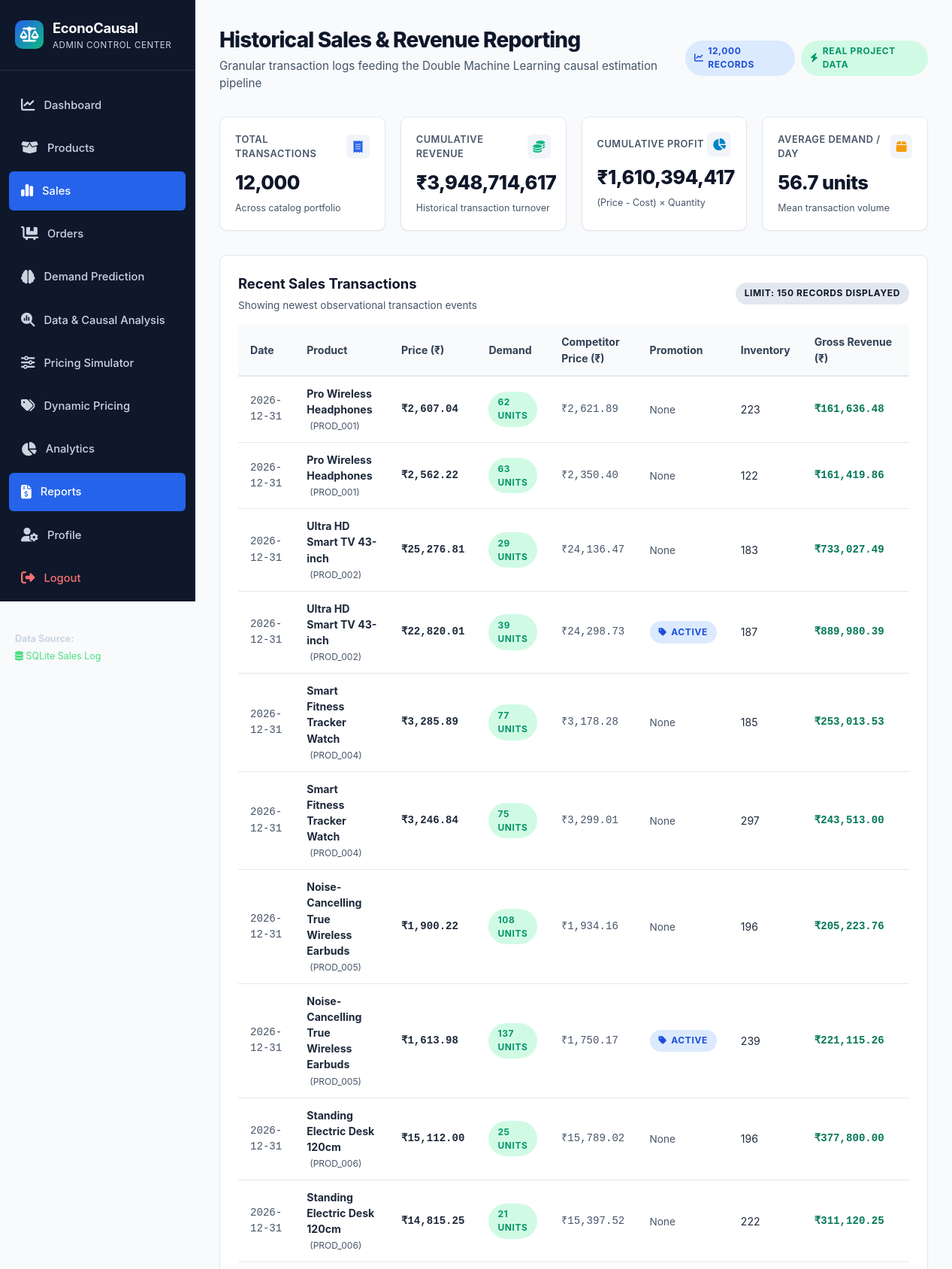
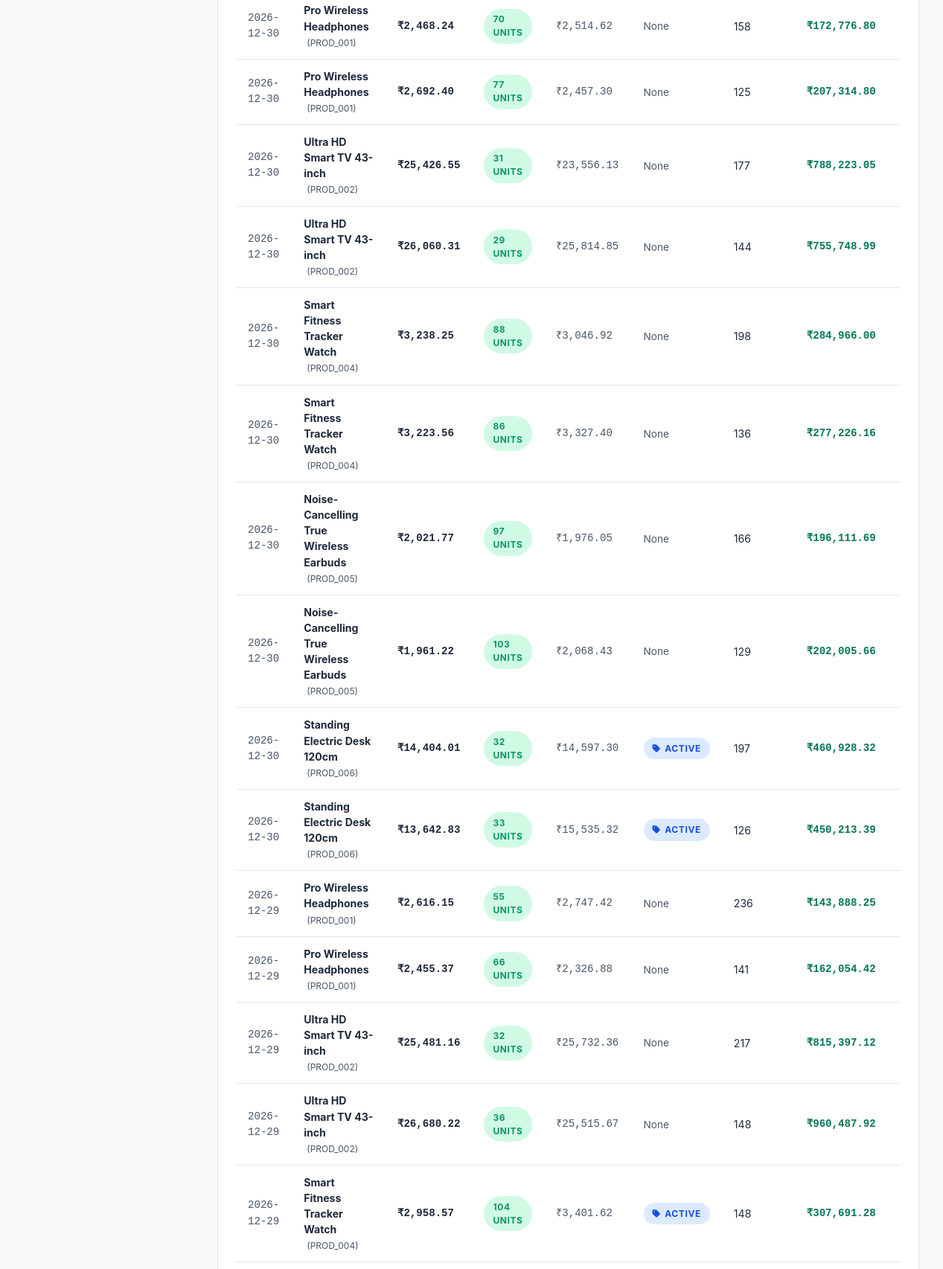
Page /admin/sales (signed in, upper part) on the committed database (2 pictures, top to bottom).
### tables this page shows
CREATE TABLE products (
            product_id TEXT PRIMARY KEY,
            product_name TEXT NOT NULL,
            category TEXT NOT NULL,
            base_price REAL NOT NULL,
            cost REAL NOT NULL,
            stock INTEGER DEFAULT 100
        , description TEXT DEFAULT '', image_url TEXT DEFAULT '', rating REAL DEFAULT 4.5, current_price REAL DEFAULT 0.0, competitor_price REAL DEFAULT 0.0, promotion INTEGER DEFAULT 0);

### app.py (the view)
@app.route("/admin/sales")
@admin_required
def admin_sales():
    sales = get_recent_sales(limit=150)
    summary = get_sales_summary()
    return render_template("admin_sales.html", sales=sales, summary=summary)

### app.py (called while the page is built)
def admin_required(f):
    @wraps(f)
    def decorated_function(*args, **kwargs):
        if "user_id" not in session:
            flash("Admin login required.", "warning")
            return redirect(url_for("admin_login", next=request.path))
        if session.get("role") != "admin":
            flash("Access denied: Administrative privileges required.", "danger")
            return redirect(url_for("customer_dashboard"))
        return f(*args, **kwargs)
    return decorated_function

@app.context_processor
def inject_global_context():
    user_id = session.get("user_id")
    cart_count = 0
    if user_id:
        try:
            cart_count = get_cart_count(user_id)
        except Exception:
            cart_count = 0
    return {
        "current_user": {
            "id": user_id,
            "name": session.get("name"),
            "email": session.get("email"),
            "role": session.get("role"),
        } if user_id else None,
        "cart_count": cart_count,
    }

### database/database.py (called while the page is built)
def get_db_connection() -> sqlite3.Connection:
    conn = sqlite3.connect(DB_PATH)
    conn.row_factory = sqlite3.Row
    return conn

def get_cart_count(user_id: int) -> int:
    conn = get_db_connection()
    cursor = conn.cursor()
    cursor.execute("SELECT COALESCE(SUM(quantity), 0) as cnt FROM cart WHERE user_id = ?", (user_id,))
    count = cursor.fetchone()["cnt"]
    conn.close()
    return int(count)

def get_recent_sales(limit: int = 150, product_id: Optional[str] = None) -> List[Dict[str, Any]]:
    conn = get_db_connection()
    cursor = conn.cursor()
    if product_id:
        cursor.execute("""
            SELECT s.*, p.product_name, (s.price * s.demand) as revenue
            FROM sales s
            JOIN products p ON s.product_id = p.product_id
            WHERE s.product_id = ?
            ORDER BY s.date DESC
            LIMIT ?
        """, (product_id, limit))
    else:
        cursor.execute("""
            SELECT s.*, p.product_name, (s.price * s.demand) as revenue
            FROM sales s
            JOIN products p ON s.product_id = p.product_id
            ORDER BY s.date DESC
            LIMIT ?
        """, (limit,))
    rows = [dict(row) for row in cursor.fetchall()]
    conn.close()
    return rows

### templates/admin_sales.html (shortened to what this page needs)
<!DOCTYPE html>
<html lang="en">
<head>
    <link rel="stylesheet" href="/static/css/style.css">
    <link rel="stylesheet" href="https://cdnjs.cloudflare.com/ajax/libs/font-awesome/6.4.0/css/all.min.css">
</head>
<body>
    <aside class="sidebar">
        <div class="brand">
            <div class="brand-icon"><i class="fa-solid fa-scale-balanced"></i></div>
            <div>
                <div class="brand-title">EconoCausal</div>
                <div class="brand-subtitle">Admin Control Center</div>
            </div>
        </div>
        <ul class="nav-links">
            <li class="nav-item">
                <a href="/admin/dashboard" class="nav-link">
                    <span class="nav-icon"><i class="fa-solid fa-chart-line"></i></span>
                    <span>Dashboard</span>
                </a>
            </li>
            <li class="nav-item">
                <a href="/admin/products" class="nav-link">
                    <span class="nav-icon"><i class="fa-solid fa-box-open"></i></span>
                    <span>Products</span>
                </a>
            </li>
            <li class="nav-item">
                <a href="/admin/sales" class="nav-link active">
                    <span class="nav-icon"><i class="fa-solid fa-chart-simple"></i></span>
                    <span>Sales</span>
                </a>
            </li>
            <li class="nav-item">
                <a href="/admin/orders" class="nav-link">
                    <span class="nav-icon"><i class="fa-solid fa-cart-flatbed"></i></span>
                    <span>Orders</span>
                </a>
            </li>
            <li class="nav-item">
                <a href="/dashboard" class="nav-link">
                    <span class="nav-icon"><i class="fa-solid fa-brain"></i></span>
                    <span>Demand Prediction</span>
                </a>
            </li>
            <li class="nav-item">
                <a href="/analysis" class="nav-link">
                    <span class="nav-icon"><i class="fa-solid fa-magnifying-glass-chart"></i></span>
                    <span>Data & Causal Analysis</span>
                </a>
            </li>
            <li class="nav-item">
                <a href="/simulator" class="nav-link">
                    <span class="nav-icon"><i class="fa-solid fa-sliders"></i></span>
                    <span>Pricing Simulator</span>
                </a>
            </li>
            <li class="nav-item">
                <a href="/simulator" class="nav-link">
                    <span class="nav-icon"><i class="fa-solid fa-tags"></i></span>
                    <span>Dynamic Pricing</span>
                </a>
            </li>
            <li class="nav-item">
                <a href="/analysis" class="nav-link">
                    <span class="nav-icon"><i class="fa-solid fa-chart-pie"></i></span>
                    <span>Analytics</span>
                </a>
            </li>
            <li class="nav-item">
                <a href="/admin/sales" class="nav-link active">
                    <span class="nav-icon"><i class="fa-solid fa-file-invoice-dollar"></i></span>
                    <span>Reports</span>
                </a>
            </li>
            <li class="nav-item">
                <a href="/admin/profile" class="nav-link">
                    <span class="nav-icon"><i class="fa-solid fa-user-gear"></i></span>
                    <span>Profile</span>
                </a>
            </li>
            <li class="nav-item">
                <a href="/admin/logout" class="nav-link" style="color: #f87171;">
                    <span class="nav-icon"><i class="fa-solid fa-right-from-bracket"></i></span>
                    <span>Logout</span>
                </a>
            </li>
        </ul>
        <div class="sidebar-footer">
            <div><strong>Data Source:</strong></div>
            <div style="color: #4ade80; margin-top:0.25rem;"><i class="fa-solid fa-database"></i> SQLite Sales Log</div>
        </div>
    </aside>
    <main class="main-content">
        <header class="top-header">
            <div>
                <h1 class="page-title">Historical Sales & Revenue Reporting</h1>
                <p class="page-subtitle">Granular transaction logs feeding the Double Machine Learning causal estimation pipeline</p>
            </div>
            <div class="header-badges">
                <span class="badge badge-primary"><i class="fa-solid fa-chart-line"></i> 12,000 Records</span>
                <span class="badge badge-secondary"><i class="fa-solid fa-bolt"></i> Real Project Data</span>
            </div>
        </header>
        <div class="kpi-grid">
            <div class="kpi-card">
                <div class="kpi-header">
                    <span class="kpi-label">Total Transactions</span>
                    <div class="kpi-icon" style="color:var(--primary);"><i class="fa-solid fa-receipt"></i></div>
                </div>
                <div class="kpi-value">{{ "{:,}".format(summary.total_sales_records or 12000) }}</div>
                <div class="kpi-subtext">Across catalog portfolio</div>
            </div>
            <div class="kpi-card">
                <div class="kpi-header">
                    <span class="kpi-label">Cumulative Revenue</span>
                    <div class="kpi-icon" style="color:var(--secondary);"><i class="fa-solid fa-coins"></i></div>
                </div>
                <div class="kpi-value">₹{{ "{:,.0f}".format(summary.total_revenue or 0) }}</div>
                <div class="kpi-subtext">Historical transaction turnover</div>
            </div>
            <div class="kpi-card">
                <div class="kpi-header">
                    <span class="kpi-label">Cumulative Profit</span>
                    <div class="kpi-icon" style="color:#0284c7;"><i class="fa-solid fa-chart-pie"></i></div>
                </div>
                <div class="kpi-value">₹{{ "{:,.0f}".format(summary.total_profit or 0) }}</div>
                <div class="kpi-subtext">(Price - Cost) × Quantity</div>
            </div>
            <div class="kpi-card">
                <div class="kpi-header">
                    <span class="kpi-label">Average Demand / Day</span>
                    <div class="kpi-icon" style="color:var(--warning);"><i class="fa-solid fa-box"></i></div>
                </div>
                <div class="kpi-value">{{ "{:.1f}".format(summary.avg_demand or 0) }} units</div>
                <div class="kpi-subtext">Mean transaction volume</div>
            </div>
        </div>
        <div class="card">
            <div style="display: flex; justify-content: space-between; align-items: center; margin-bottom: 1rem; flex-wrap: wrap; gap: 0.75rem;">
                <div>
                    <h3 class="card-title" style="margin-bottom: 0.25rem;">Recent Sales Transactions</h3>
                    <p class="card-subtitle" style="margin-bottom: 0;">Showing newest observational transaction events</p>
                </div>
                <span class="badge badge-dark">Limit: 150 Records Displayed</span>
            </div>
            <div class="table-responsive">
                <table class="table">
                    <thead>
                        <tr>
                            <th>Date</th>
                            <th>Product</th>
                            <th>Price (₹)</th>
                            <th>Demand</th>
                            <th>Competitor Price (₹)</th>
                            <th>Promotion</th>
                            <th>Inventory</th>
                            <th>Gross Revenue (₹)</th>
                        </tr>
                    </thead>
                    <tbody>
                        {% for s in sales %}
                        <tr>
                            <td style="font-family: monospace; color: var(--gray-600);">{{ s.date }}</td>
                            <td>
                                <strong>{{ s.product_name or s.product_id }}</strong>
                                <span style="font-size: 0.75rem; color: var(--gray-600); margin-left: 4px;">({{ s.product_id }})</span>
                            </td>
                            <td style="font-family: monospace; font-weight: 600;">₹{{ "{:,.2f}".format(s.price) }}</td>
                            <td>
                                <span class="badge badge-secondary">{{ s.demand }} units</span>
                            </td>
                            <td style="font-family: monospace; color: var(--gray-600);">₹{{ "{:,.2f}".format(s.competitor_price) }}</td>
                            <td>
                                {% if s.promotion == 1 %}
                                    <span class="badge badge-primary"><i class="fa-solid fa-tag"></i> Active</span>
                                {% else %}
                                    <span style="color: var(--gray-600); font-size: 0.85rem;">None</span>
                                {% endif %}
                            </td>
                            <td>{{ s.inventory }}</td>
                            <td style="font-family: monospace; font-weight: 700; color: #047857;">
                                ₹{{ "{:,.2f}".format(s.revenue) }}
                            </td>
                        </tr>
                        {% endfor %}
                    </tbody>
                </table>
            </div>
        </div>
    </main>
</body>
</html>

### rows in the picture
products: date "2026-12-31", product_name "Pro Wireless Headphones", product_id "PROD_001", price "2,607.04", demand "62", competitor_price "2,621.89", shows "None", inventory "223", revenue "161,636.48", price "2,562.22", demand "63", competitor_price "2,350.40", inventory "122", revenue "161,419.86", date "2026-12-30", price "2,468.24", demand "70", competitor_price "2,514.62", inventory "158", revenue "172,776.80", price "2,692.40", demand "77", competitor_price "2,457.30", inventory "125", revenue "207,314.80", date "2026-12-29", price "2,616.15", demand "55", competitor_price "2,747.42", inventory "236", revenue "143,888.25", price "2,455.37", demand "66", competitor_price "2,326.88", inventory "141", revenue "162,054.42"
products: date "2026-12-31", product_name "Ultra HD Smart TV 43-inch", product_id "PROD_002", price "25,276.81", demand "29", competitor_price "24,136.47", shows "None", inventory "183", revenue "733,027.49", price "22,820.01", demand "39", competitor_price "24,298.73", inventory "187", revenue "889,980.39", date "2026-12-30", price "25,426.55", demand "31", competitor_price "23,556.13", inventory "177", revenue "788,223.05", price "26,060.31", competitor_price "25,814.85", inventory "144", revenue "755,748.99", date "2026-12-29", price "25,481.16", demand "32", competitor_price "25,732.36", inventory "217", revenue "815,397.12", price "26,680.22", demand "36", competitor_price "25,515.67", inventory "148", revenue "960,487.92"
products: date "2026-12-31", product_name "Smart Fitness Tracker Watch", product_id "PROD_004", price "3,285.89", demand "77", competitor_price "3,178.28", shows "None", inventory "185", revenue "253,013.53", price "3,246.84", demand "75", competitor_price "3,299.01", inventory "297", revenue "243,513.00", date "2026-12-30", price "3,238.25", demand "88", competitor_price "3,046.92", inventory "198", revenue "284,966.00", price "3,223.56", demand "86", competitor_price "3,327.40", inventory "136", revenue "277,226.16", date "2026-12-29", price "2,958.57", demand "104", competitor_price "3,401.62", inventory "148", revenue "307,691.28"
products: date "2026-12-31", product_name "Noise-Cancelling True Wireless Earbuds", product_id "PROD_005", price "1,900.22", demand "108", competitor_price "1,934.16", shows "None", inventory "196", revenue "205,223.76", price "1,613.98", demand "137", competitor_price "1,750.17", inventory "239", revenue "221,115.26", date "2026-12-30", price "2,021.77", demand "97", competitor_price "1,976.05", inventory "166", revenue "196,111.69", price "1,961.22", demand "103", competitor_price "2,068.43", inventory "129", revenue "202,005.66"
products: date "2026-12-31", product_name "Standing Electric Desk 120cm", product_id "PROD_006", price "15,112.00", demand "25", competitor_price "15,789.02", shows "None", inventory "196", revenue "377,800.00", price "14,815.25", demand "21", competitor_price "15,397.52", inventory "222", revenue "311,120.25", date "2026-12-30", price "14,404.01", demand "32", competitor_price "14,597.30", inventory "197", revenue "460,928.32", price "13,642.83", demand "33", competitor_price "15,535.32", inventory "126", revenue "450,213.39"

### other values in the picture
{{ "{:,}".format(summary.total_sales_records or 12000) }} "12,000"
{{ "{:,.0f}".format(summary.total_revenue or 0) }} "3,948,714,617"
{{ "{:,.0f}".format(summary.total_profit or 0) }} "1,610,394,417"
{{ "{:.1f}".format(summary.avg_demand or 0) }} "56.7"
